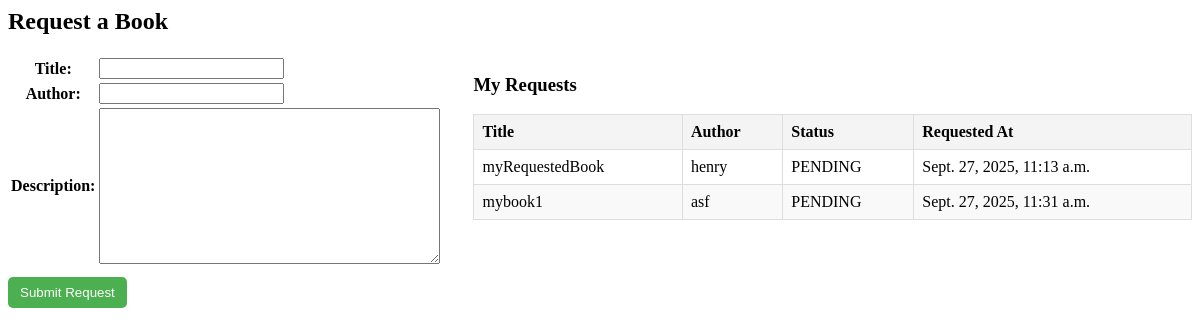
The page /faculty/dashboard/requestbook (signed in) on the database as committed earlier.
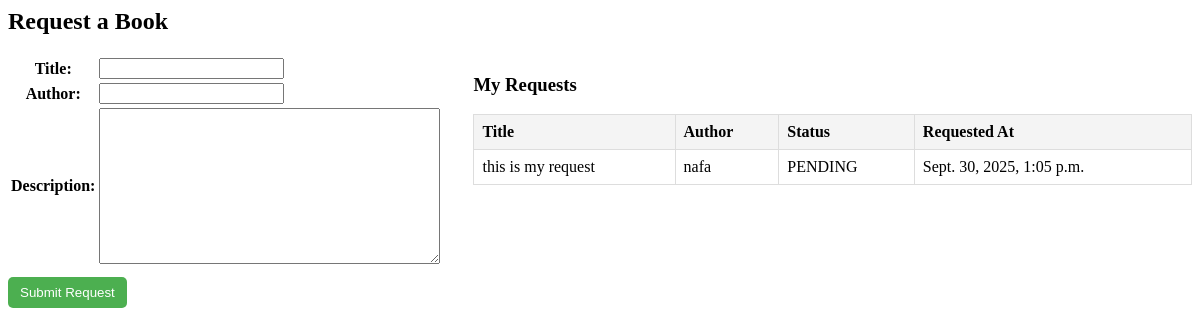
The same page on the database as committed later.
### core/models.py (models this page shows, shortened)
class BookRequest(models.Model):
    REQUEST_STATUS = [
        ("PENDING", "Pending"),
        ("REVIEWED", "Reviewed"),
        ("REJECTED", "Rejected"),
    ]
    requestedBy = models.ForeignKey(User, verbose_name='RequestedBy', on_delete=models.CASCADE)
    title = models.CharField(max_length=200)
    author = models.CharField(max_length=100, blank=True, null=True)
    description = models.TextField(blank=True, null=True)
    status = models.CharField(max_length=10, choices=REQUEST_STATUS, default="PENDING")
    requested_at = models.DateTimeField(auto_now_add=True)

### core/views.py (the view, shortened to what this page needs)
# urls.py: path('faculty/dashboard/requestbook',RequestBookView.as_view(),name='requestbook'),
class RequestBookView(LoginRequiredMixin,FormView):
    form_class = RequestBookForm
    template_name = 'core/RequestedBookForm.html'
    success_url = reverse_lazy("requestbook")
    def get_context_data(self, **kwargs):
        context = super().get_context_data(**kwargs)
        context['RequestList'] = BookRequest.objects.filter(requestedBy=self.request.user)
        return context

### core/forms.py
class RequestBookForm(forms.ModelForm):
  class Meta:
    model = BookRequest
    fields = ['title','author','description']

### core/templates/core/RequestedBookForm.html (shortened to what this page needs)
{% block content %}
<h2>Request a Book</h2>
<div class="request-container">
    <div class="request-form-container">
        <form method="post" class="request-form">
            <table>
                {{ form.as_table }}
            </table>
            <button type="submit">Submit Request</button>
        </form>
    </div>
    <div class="request-table-container">
        <h3>My Requests</h3>
        {% if RequestList %}
        <table class="book-table">
            <thead>
                <tr>
                    <th>Title</th>
                    <th>Author</th>
                    <th>Status</th>
                    <th>Requested At</th>
                </tr>
            </thead>
            <tbody>
                {% for request in RequestList %}
                <tr>
                    <td>{{ request.title }}</td>
                    <td>{{ request.author }}</td>
                    <td>{{ request.status }}</td>
                    <td>{{ request.requested_at }}</td>
                </tr>
                {% endfor %}
            </tbody>
        </table>
        {% else %}
        <p>You have not submitted any requests yet.</p>
        {% endif %}
    </div>
</div>
{% endblock %}

### core/templates/core/RequestedBookForm.html (style rules this page uses)
.request-container { display: flex; gap: 30px; align-items: flex-start; margin-top: 20px; }
.request-form-container { flex: 1; }
.request-form table { width: 100%; }
.request-form button { margin-top: 10px; padding: 8px 12px; background-color: #4CAF50; color: white; border: none; border-radius: 5px; cursor: pointer; }
.request-table-container { flex: 2; }
.book-table { width: 100%; border-collapse: collapse; margin-top: 10px; }
.book-table th, .book-table td { border: 1px solid #ddd; padding: 8px; }
.book-table th { background-color: #f4f4f4; text-align: left; }

Rows that differ between the two databases and show on the page:
removed BookRequest: title "myRequestedBook", author "henry", status "PENDING", requested_at "Sept. 27, 2025, 11:13 a.m."
removed BookRequest: title "mybook1", author "asf", status "PENDING", requested_at "Sept. 27, 2025, 11:31 a.m."
added BookRequest: title "this is my request", author "nafa", status "PENDING", requested_at "Sept. 30, 2025, 1:05 p.m."
